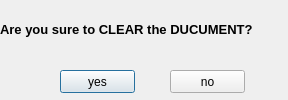
<?xml version="1.0" encoding="UTF-8"?>
<ui version="4.0">
 <class>Warning</class>
 <widget class="QDialog" name="Warning">
  <property name="geometry">
   <rect>
    <x>0</x>
    <y>0</y>
    <width>288</width>
    <height>100</height>
   </rect>
  </property>
  <property name="windowTitle">
   <string>Dialog</string>
  </property>
  <widget class="QPushButton" name="yes">
   <property name="geometry">
    <rect>
     <x>60</x>
     <y>70</y>
     <width>75</width>
     <height>23</height>
    </rect>
   </property>
   <property name="text">
    <string>yes</string>
   </property>
  </widget>
  <widget class="QPushButton" name="no">
   <property name="geometry">
    <rect>
     <x>170</x>
     <y>70</y>
     <width>75</width>
     <height>23</height>
    </rect>
   </property>
   <property name="text">
    <string>no</string>
   </property>
  </widget>
  <widget class="QLabel" name="label">
   <property name="geometry">
    <rect>
     <x>0</x>
     <y>20</y>
     <width>281</width>
     <height>20</height>
    </rect>
   </property>
   <property name="text">
    <string>&lt;html&gt;&lt;head/&gt;&lt;body&gt;&lt;p&gt;&lt;span style=&quot; font-size:10pt; font-weight:600;&quot;&gt;Are you sure to CLEAR the DUCUMENT?&lt;/span&gt;&lt;/p&gt;&lt;/body&gt;&lt;/html&gt;</string>
   </property>
  </widget>
 </widget>
 <resources/>
 <connections/>
</ui>
